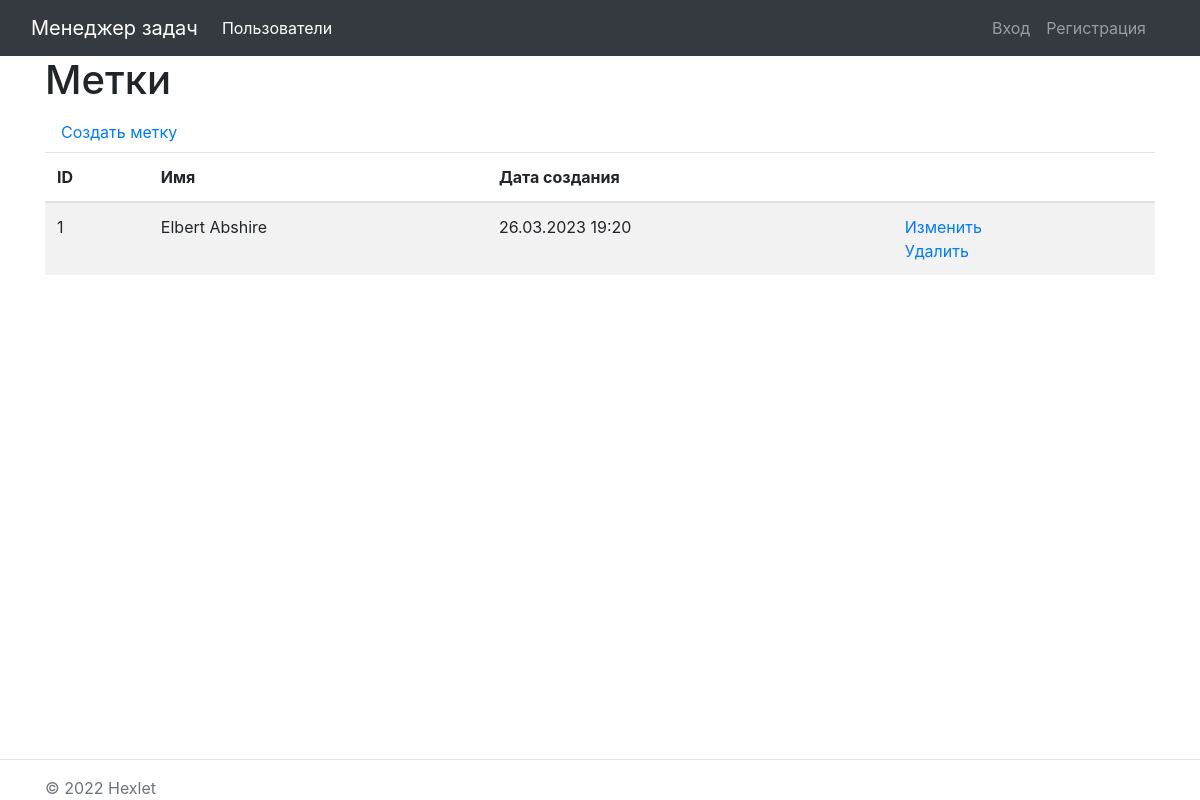
Screenshot of /labels/ with the database file from the repository.
### task_manager/labels/models.py (models this page shows, shortened)
class Label(models.Model):
    name = models.CharField(max_length=200, verbose_name="Имя")
    created_at = models.DateTimeField(auto_now=True)
    class Meta:
        verbose_name = _('Меткa')
        verbose_name_plural = _('Метки')

### task_manager/labels/views.py (the view)
# urls.py: path('', LabelListView.as_view(), name='label_list')
class LabelListView(ListView):
    model = Label
    tempalte_name = 'labels/list.html'

### task_manager/labels/templates/labels/label_list.html
{% extends 'base.html' %}
{% block content %}
    <h1>Метки</h1>
    <a class="nav-link" href="{% url 'label_create' %}">Создать метку</a>
    <table class="table table-striped">
        <thead>
            <tr>
                <th>ID</th>
                <th>Имя</th>
                <th>Дата создания</th>
                <th></th>
            </tr>
        </thead>
        <tbody>
            {% for label in object_list %}
            <tr>
                <td>{{ label.id }}</td>
                <td>{{ label.name }}</td>
                <td>{{ label.created_at|date:"d.m.Y H:i" }}</td>
                <td>
                    <a href="{% url 'label_update' label.id %}">Изменить</a>
                    <br>
                    <a href="{% url 'label_delete' label.id %}">Удалить</a>
                </td>
            </tr>
            {% endfor %}
        </tbody>
    </table>
{% endblock content %}

### rows the page displays
Label: id "1", name "Elbert Abshire", created_at "26.03.2023 19:20"
